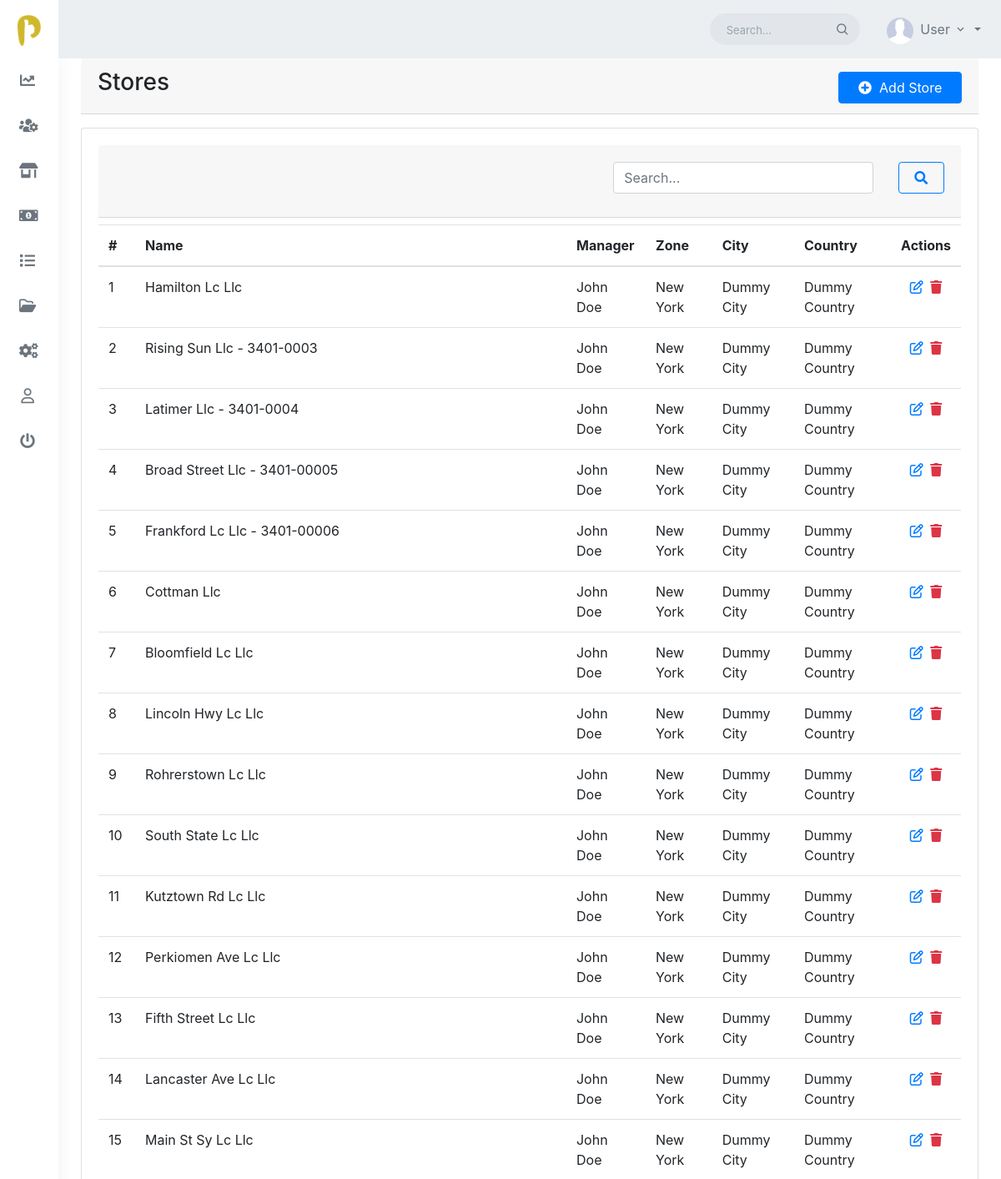
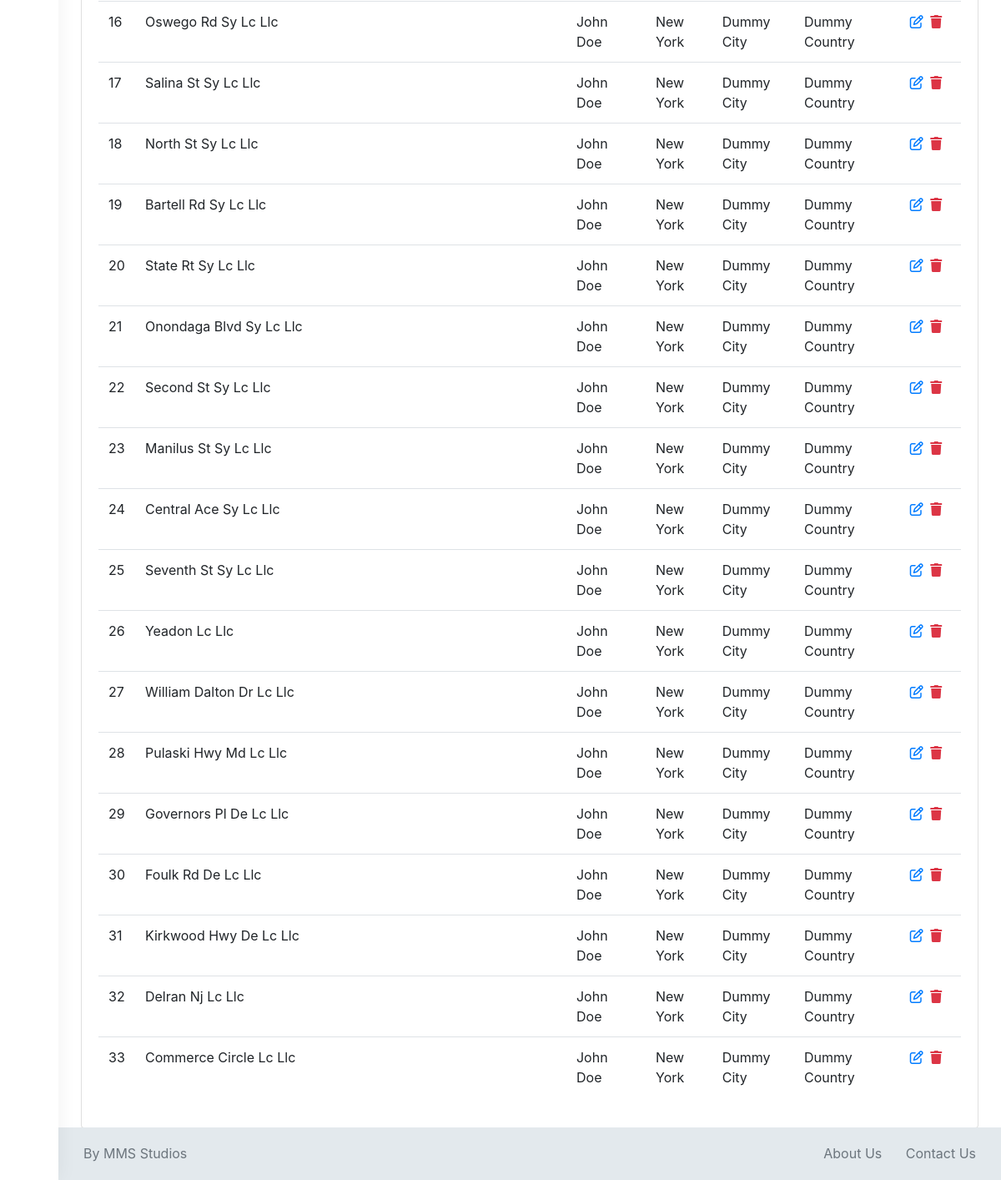
Page /stores (signed in) on the committed database (2 pictures, top to bottom).
### analytics/models.py (models this page shows, shortened)
class Store(models.Model):
    manager = models.ForeignKey(Manager, on_delete=models.CASCADE)
    zone = models.ForeignKey(Zone, on_delete=models.CASCADE)
    name = models.CharField(max_length=100)
    address = models.CharField(max_length=50, null=True, blank=True)
    city = models.CharField(max_length=50)
    country = models.CharField(max_length=50)
    date_added = models.DateTimeField(auto_now_add=True)
    added_by = models.ForeignKey(User, on_delete=models.CASCADE, related_name="store_added_by")
    class Meta:
        verbose_name = 'Store'
        verbose_name_plural = 'Stores'

class Manager(models.Model):
    first_name = models.CharField(max_length=100)
    last_name = models.CharField(max_length=100)
    email = models.EmailField()
    address = models.CharField(max_length=300, null=True, blank=True)
    city = models.CharField(max_length=50)
    country = models.CharField(max_length=50)
    class Meta:
        verbose_name = 'Manager'
        verbose_name_plural = 'Managers'
    def __str__(self):
        return self.first_name + " " + self.last_name

class Zone(models.Model):
    name = models.CharField(max_length=100)
    date_added = models.DateTimeField(auto_now_add=True)
    added_by = models.ForeignKey(User, on_delete=models.CASCADE, related_name="zone_added_by")
    class Meta:
        verbose_name = 'Zone'
        verbose_name_plural = 'Zones'
    def __str__(self):
        return self.name

### analytics/views.py (the view)
# urls.py: path('stores', stores, name='stores'),
@login_required
def stores(request):
    stores = Store.objects.all()
    context = {
        'stores' : stores,
    }
    return render(request, 'stores.html', context)

### templates/stores.html (shortened to what this page needs)
{% extends 'base.html' %} {% load static %}
{% block body %}
<div class="card-header mb-3">
    <div class="row">
        <div class="col-md-10 col-sm-12">
            <h3>Stores</h3>
        </div>
        <div class="col-md-2">
            <a href="{% url 'analytics:add-store' %}" class="btn btn-primary btn-block mt-1"><i
                    class="fa fa-plus-circle"></i>&nbsp
                Add Store</a>
        </div>
    </div>
</div>
<div class="row">
    <div class="col-md-12">
        <div class="card">
            <div class="card-body">
                <div class="card-header mb-2">
                    <div class="row mt-2">
                        <div class="col-md-7"></div>
                        <div class="col-md-4">
                            <div class="form-group">
                                <input type="text" class="form-control" placeholder="Search...">
                            </div>
                        </div>
                        <div class="col-md-1">
                            <button class="btn btn-outline-primary btn-block"><i class="fa fa-search"></i></button>
                        </div>
                    </div>
                </div>
                {% if stores|length %}
                <div class="table-responsive">
                    <table class="table table-hover">
                        <thead class="thead-inverse">
                            <tr>
                                <th>#</th>
                                <th width="50%">Name</th>
                                <th>Manager</th>
                                <th>Zone</th>
                                <th>City</th>
                                <th>Country</th>
                                <th class="text-center">Actions</th>
                            </tr>
                        </thead>
                        <tbody>
                            {% for i in stores %}
                            <tr>
                                <td>{{forloop.counter}}</td>
                                <td>{{i.name | title}}</td>
                                <td>{{i.manager}}</td>
                                <td>{{i.zone}}</td>
                                <td>{{i.city | title}}</td>
                                <td>{{i.country}}</td>
                                <td class="text-center">
                                    <a href="{% url 'analytics:update-store' i.id %}"
                                        class="text-primary update-button"><i
                                            class="fa fa-pencil-square-o mr-1"></i></a>
                                    <a role="button" class="text-danger delete-button" data-id="{{i.id}}"
                                        data-name="{{i.name | title}}" data-toggle="modal"
                                        data-target="#deleteManagerModal"><i class="fa fa-trash"></i></a>
                                </td>
                            </tr>
                            {% endfor %}
                        </tbody>
                    </table>
                </div>
                {% else %}
                <div class="card-header text-center">
                    <img src="{% static 'images/no_data.png' %}" alt="No data" height="350">
                </div>
                {% endif %}
            </div>
        </div>
    </div>
</div>
{% endblock body %}

### rows in the picture
Store: name "Hamilton Lc Llc", manager "John Doe", zone "New York", city "Dummy City", country "Dummy Country"
Store: name "Rising Sun Llc - 3401-0003", manager "John Doe", zone "New York", city "Dummy City", country "Dummy Country"
Store: name "Latimer Llc - 3401-0004", manager "John Doe", zone "New York", city "Dummy City", country "Dummy Country"
Store: name "Broad Street Llc - 3401-00005", manager "John Doe", zone "New York", city "Dummy City", country "Dummy Country"
Store: name "Frankford Lc Llc - 3401-00006", manager "John Doe", zone "New York", city "Dummy City", country "Dummy Country"
Store: name "Cottman Llc", manager "John Doe", zone "New York", city "Dummy City", country "Dummy Country"
Store: name "Bloomfield Lc Llc", manager "John Doe", zone "New York", city "Dummy City", country "Dummy Country"
Store: name "Lincoln Hwy Lc Llc", manager "John Doe", zone "New York", city "Dummy City", country "Dummy Country"
Store: name "Rohrerstown Lc Llc", manager "John Doe", zone "New York", city "Dummy City", country "Dummy Country"
Store: name "South State Lc Llc", manager "John Doe", zone "New York", city "Dummy City", country "Dummy Country"
Store: name "Kutztown Rd Lc Llc", manager "John Doe", zone "New York", city "Dummy City", country "Dummy Country"
Store: name "Perkiomen Ave Lc Llc", manager "John Doe", zone "New York", city "Dummy City", country "Dummy Country"
Store: name "Fifth Street Lc Llc", manager "John Doe", zone "New York", city "Dummy City", country "Dummy Country"
Store: name "Lancaster Ave Lc Llc", manager "John Doe", zone "New York", city "Dummy City", country "Dummy Country"
Store: name "Main St Sy Lc Llc", manager "John Doe", zone "New York", city "Dummy City", country "Dummy Country"
Store: name "Oswego Rd Sy Lc Llc", manager "John Doe", zone "New York", city "Dummy City", country "Dummy Country"
Store: name "Salina St Sy Lc Llc", manager "John Doe", zone "New York", city "Dummy City", country "Dummy Country"
Store: name "North St Sy Lc Llc", manager "John Doe", zone "New York", city "Dummy City", country "Dummy Country"
Store: name "Bartell Rd Sy Lc Llc", manager "John Doe", zone "New York", city "Dummy City", country "Dummy Country"
Store: name "State Rt Sy Lc Llc", manager "John Doe", zone "New York", city "Dummy City", country "Dummy Country"
Store: name "Onondaga Blvd Sy Lc Llc", manager "John Doe", zone "New York", city "Dummy City", country "Dummy Country"
Store: name "Second St Sy Lc Llc", manager "John Doe", zone "New York", city "Dummy City", country "Dummy Country"
Store: name "Manilus St Sy Lc Llc", manager "John Doe", zone "New York", city "Dummy City", country "Dummy Country"
Store: name "Central Ace Sy Lc Llc", manager "John Doe", zone "New York", city "Dummy City", country "Dummy Country"
Store: name "Seventh St Sy Lc Llc", manager "John Doe", zone "New York", city "Dummy City", country "Dummy Country"
Store: name "Yeadon Lc Llc", manager "John Doe", zone "New York", city "Dummy City", country "Dummy Country"
Store: name "William Dalton Dr Lc Llc", manager "John Doe", zone "New York", city "Dummy City", country "Dummy Country"
Store: name "Pulaski Hwy Md Lc Llc", manager "John Doe", zone "New York", city "Dummy City", country "Dummy Country"
Store: name "Governors Pl De Lc Llc", manager "John Doe", zone "New York", city "Dummy City", country "Dummy Country"
Store: name "Foulk Rd De Lc Llc", manager "John Doe", zone "New York", city "Dummy City", country "Dummy Country"
Store: name "Kirkwood Hwy De Lc Llc", manager "John Doe", zone "New York", city "Dummy City", country "Dummy Country"
Store: name "Delran Nj Lc Llc", manager "John Doe", zone "New York", city "Dummy City", country "Dummy Country"
Store: name "Commerce Circle Lc Llc", manager "John Doe", zone "New York", city "Dummy City", country "Dummy Country"
